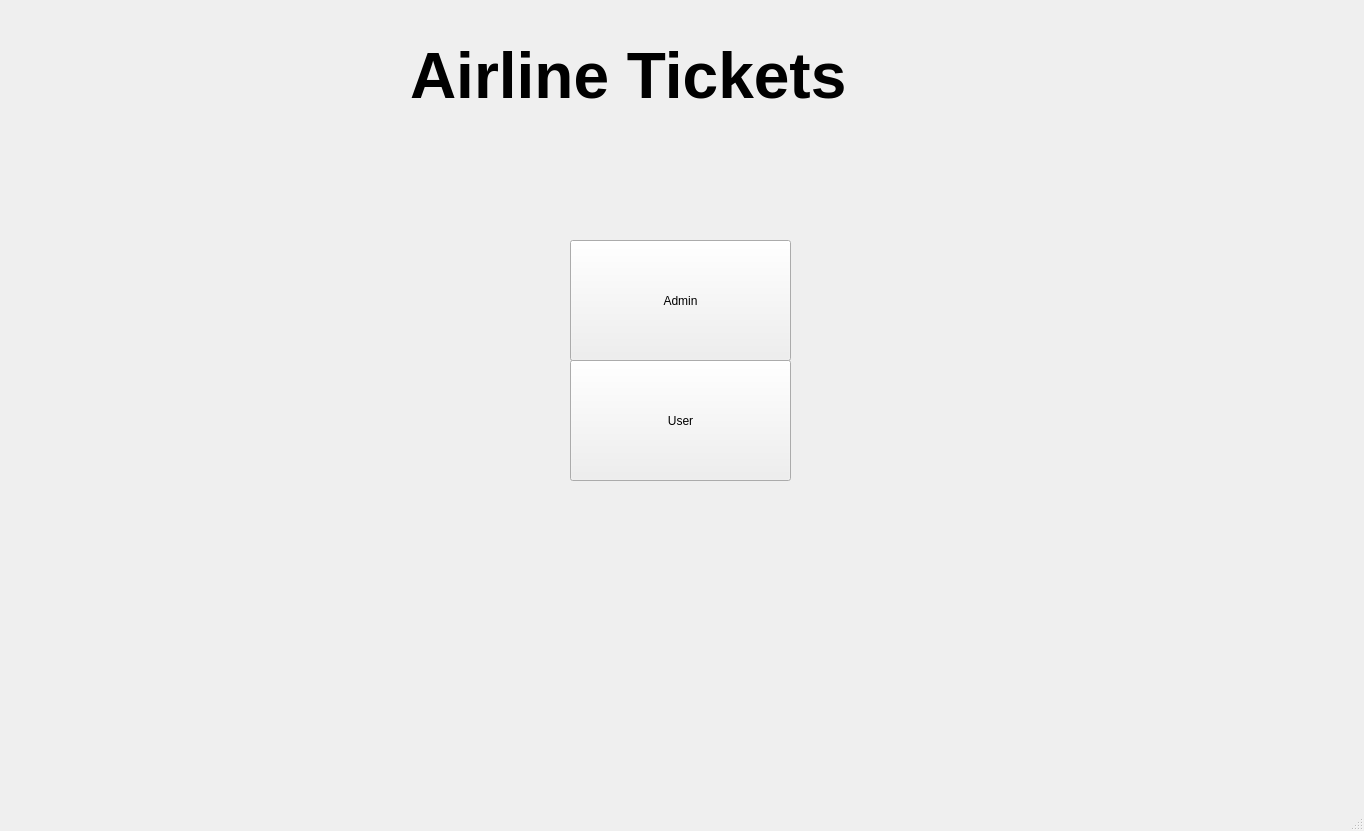
<?xml version="1.0" encoding="UTF-8"?>
<ui version="4.0">
 <class>MainWindow</class>
 <widget class="QMainWindow" name="MainWindow">
  <property name="geometry">
   <rect>
    <x>0</x>
    <y>0</y>
    <width>1364</width>
    <height>831</height>
   </rect>
  </property>
  <property name="windowTitle">
   <string>MainWindow</string>
  </property>
  <widget class="QWidget" name="centralwidget">
   <widget class="QLabel" name="label">
    <property name="geometry">
     <rect>
      <x>410</x>
      <y>-50</y>
      <width>621</width>
      <height>251</height>
     </rect>
    </property>
    <property name="font">
     <font>
      <pointsize>48</pointsize>
      <bold>true</bold>
     </font>
    </property>
    <property name="text">
     <string>Airline Tickets</string>
    </property>
   </widget>
   <widget class="QPushButton" name="userButton">
    <property name="geometry">
     <rect>
      <x>570</x>
      <y>360</y>
      <width>221</width>
      <height>121</height>
     </rect>
    </property>
    <property name="text">
     <string>User</string>
    </property>
   </widget>
   <widget class="QPushButton" name="adminButton">
    <property name="geometry">
     <rect>
      <x>570</x>
      <y>240</y>
      <width>221</width>
      <height>121</height>
     </rect>
    </property>
    <property name="text">
     <string>Admin</string>
    </property>
   </widget>
  </widget>
  <widget class="QMenuBar" name="menubar">
   <property name="geometry">
    <rect>
     <x>0</x>
     <y>0</y>
     <width>1364</width>
     <height>25</height>
    </rect>
   </property>
  </widget>
  <widget class="QStatusBar" name="statusbar"/>
 </widget>
 <resources/>
 <connections/>
</ui>
